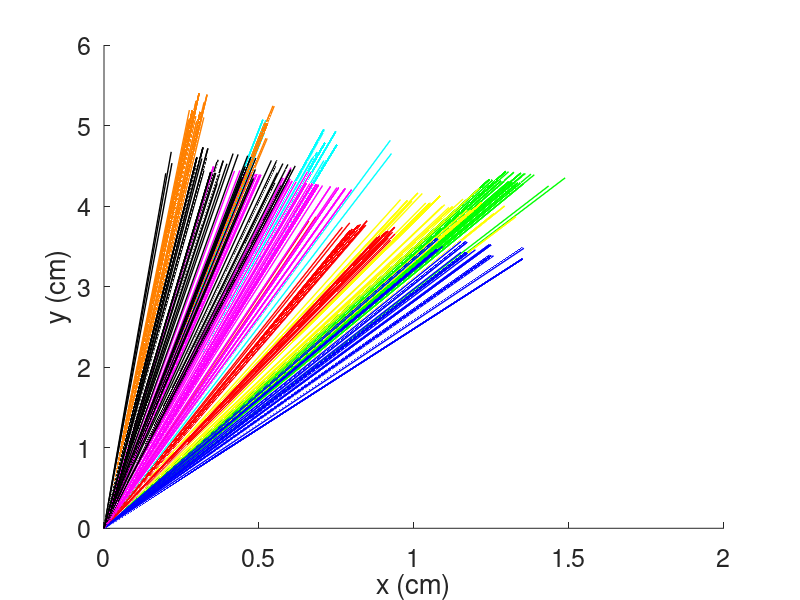
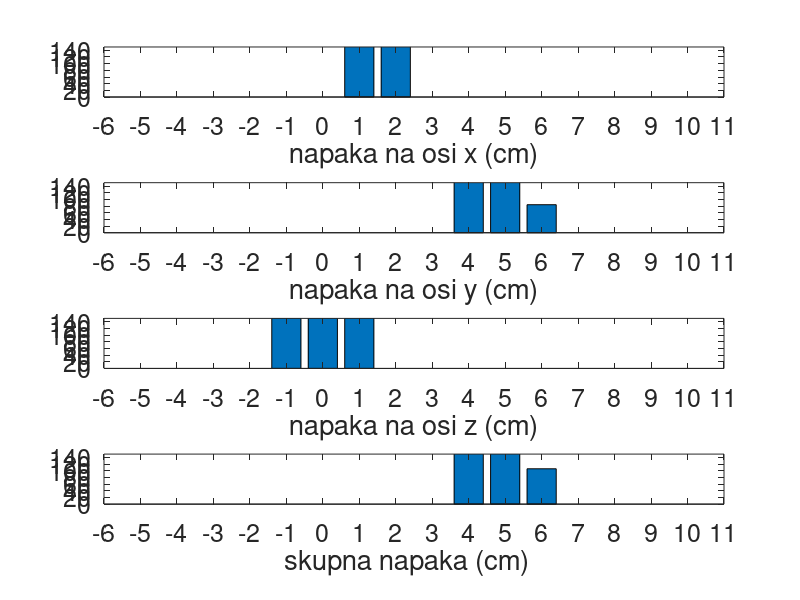

These figures' MATLAB source, in order:
load('points_4')

worldPoints = [0 40 76;
               0 80 76;
               40 40 76;
               40 80 76;
               80 40 76;
               80 80 76;
               120, 40, 76;
               120, 80, 76];

colors = [1 0 0;
          0 1 0;
          0 0 1;
          1 1 0;
          1 0 1;
          0 1 1;
          0 0 0;
          1 0.5 0];

detectedPoints = {a b c d e f g h};

m = 1000000;
for i = 1:numel(detectedPoints)
    m = min(m, size(detectedPoints{i}, 1));
end
for i = 1:numel(detectedPoints)
    detectedPoints{i} = detectedPoints{i}(1:m, :);
end
m * 8
errors = [];
vecErrors = [];

for i = 1:size(worldPoints, 1)
    w = worldPoints(i, :);
    detected = detectedPoints{i};
    for j = 1:size(detected, 1)
        error = detected(j, :) - w;
        vecErrors = [vecErrors; error];
        errors = [errors, norm(error)];
        hold on
        plot3([0, error(1)], [0, error(2)], [0, error(3)], 'Color', colors(i, :), 'LineWidth', 1)
        hold off 
    end
end
xlabel('x (cm)', 'FontSize', 18)
ylabel('y (cm)', 'FontSize', 18)
zlabel('z (cm)', 'FontSize', 18)
set(gca,'FontSize', 18)

vecErrors = [vecErrors errors'];
mi = sum(errors) / numel(errors);
sigma2 = sum((errors - mi).^2) / numel(errors);
[mi sigma2]

nbins = 16;
bins = linspace(-6, 10, nbins + 1);
labels = ['napaka na osi x (cm)';
          'napaka na osi y (cm)';
          'napaka na osi z (cm)';
          'skupna napaka (cm)  ';];

figure
for i = 1:4
    subplot(4, 1, i)
    bar(histc(vecErrors(:, i), bins))
    %sum(histc(vecErrors(:, i), bins))
    xlabel(labels(i, :), 'FontSize', 18)
    xlim([0 nbins+1])
    ylim([0 150])
    set(gca,'FontSize', 18)
    set(gca,'XTick', 0:nbins+1);
    set(gca,'XTickLabel', [bins 11]);
end



